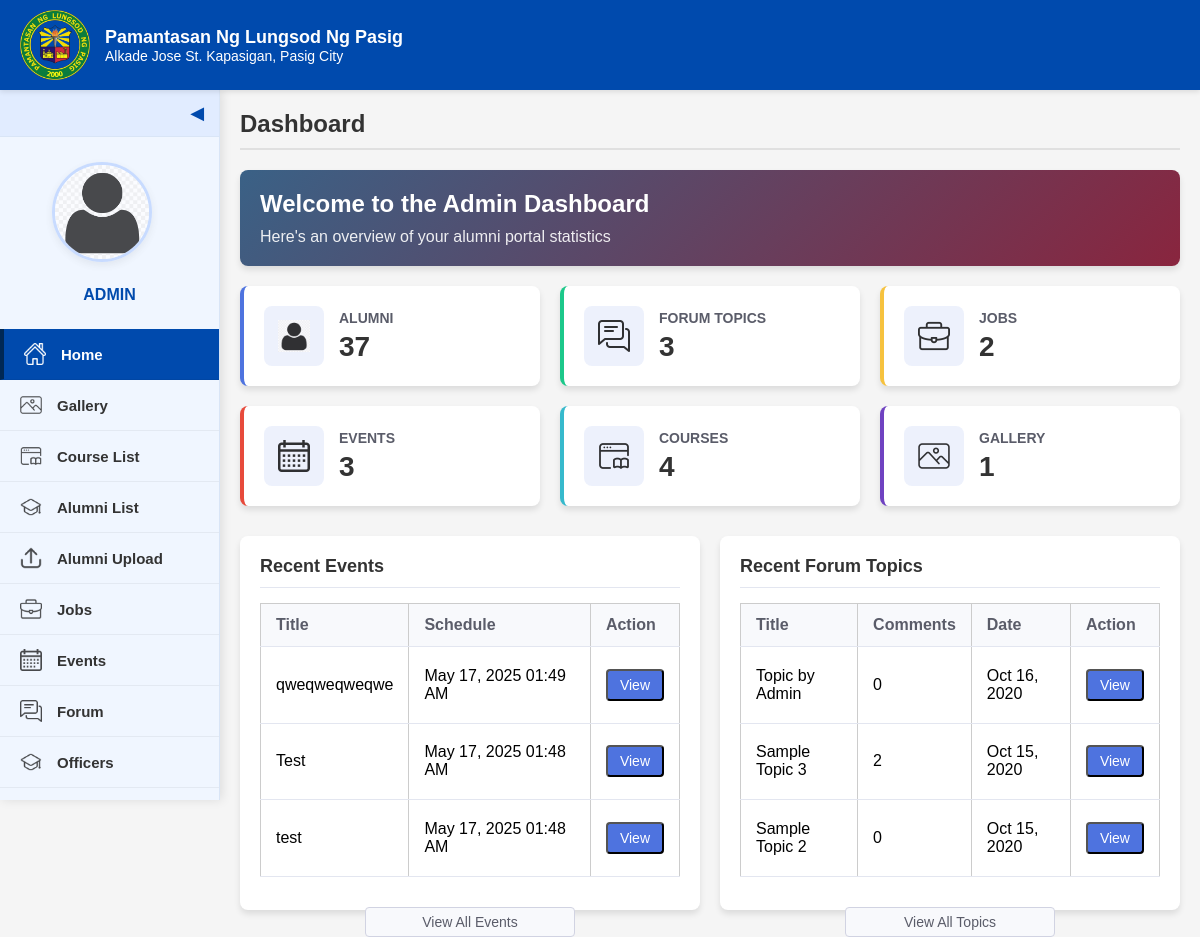
The app's page /admin-home.PHP, older data.
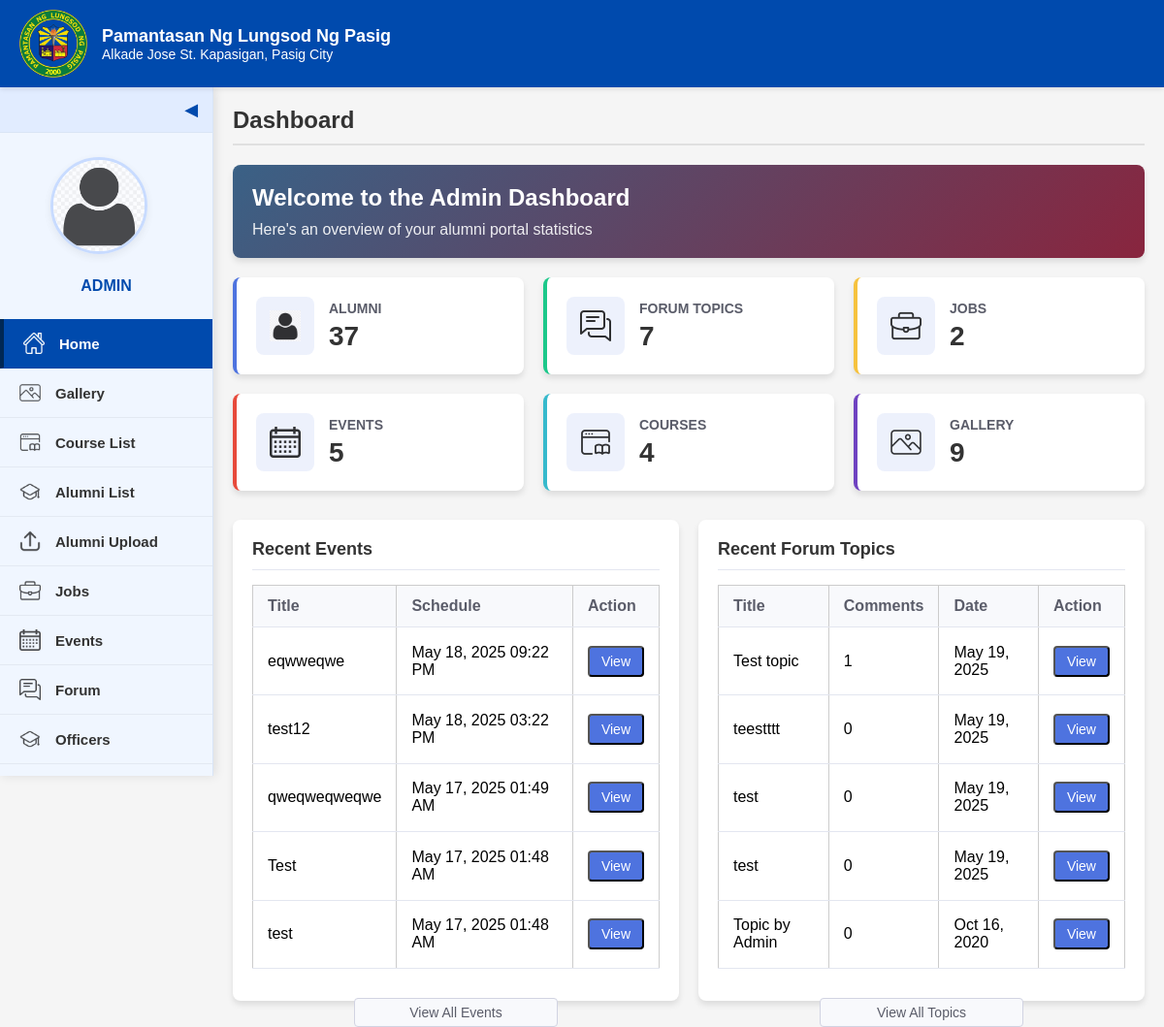
The same page, newer data.
### tables this page shows
CREATE TABLE `events` (
  `id` int(30) NOT NULL,
  `title` varchar(250) NOT NULL,
  `content` text NOT NULL,
  `schedule` datetime NOT NULL,
  `banner` text NOT NULL,
  `date_created` datetime NOT NULL DEFAULT current_timestamp(),
  `gform_link` varchar(200) NOT NULL,
  `archive_date` date DEFAULT NULL
);

CREATE TABLE `forum_topics` (
  `id` int(30) NOT NULL,
  `title` varchar(250) NOT NULL,
  `description` text NOT NULL,
  `user_id` varchar(9) NOT NULL,
  `date_created` datetime NOT NULL DEFAULT current_timestamp()
);

### admin-home.PHP (the view, shortened to what the changed rows need)
<?php
include 'admin/db_connect.php';
$forum_query = "SELECT COUNT(*) as total_topics FROM forum_topics";
$forum_result = $conn->query($forum_query);
$forum_row = $forum_result->fetch_assoc();
$forum_count = $forum_row['total_topics'];
$events_query = "SELECT COUNT(*) as total_events FROM events";
$events_result = $conn->query($events_query);
$events_row = $events_result->fetch_assoc();
$events_count = $events_row['total_events'];
$gallery_query = "SELECT COUNT(*) as total_gallery FROM gallery";
$gallery_result = $conn->query($gallery_query);
$gallery_row = $gallery_result->fetch_assoc();
$gallery_count = $gallery_row['total_gallery'];
$recent_events_query = "SELECT * FROM events ORDER BY schedule DESC LIMIT 5";
$recent_events_result = $conn->query($recent_events_query);
$recent_topics_query = "SELECT ft.*, COUNT(fc.id) as comment_count FROM forum_topics ft
                        LEFT JOIN forum_comments fc ON ft.id = fc.topic_id
                        GROUP BY ft.id
                        ORDER BY ft.date_created DESC LIMIT 5";
$recent_topics_result = $conn->query($recent_topics_query);
?>
<!DOCTYPE html>
<html>
<head>
    <link rel="stylesheet" href="style.css">
    <link rel="stylesheet" href="css/admin-dashboard.css">
    <link rel="stylesheet" href="https://cdnjs.cloudflare.com/ajax/libs/font-awesome/6.0.0/css/all.min.css">
</head>
<body class="dashboard-body">
    <div class="dashboard-container">
        <div class="main-dashboard-content">
            <div class="dashboard-welcome">
                <h2>Welcome to the Admin Dashboard</h2>
            </div>
            <div class="stats-container" style="grid-template-columns: repeat(3, 1fr);">
                <div class="stat-card forum">
                    <div class="stat-info">
                        <h3>Forum Topics</h3>
                        <p class="stat-count"><?php echo $forum_count; ?></p>
                    </div>
                </div>
                <div class="stat-card events">
                    <div class="stat-info">
                        <h3>Events</h3>
                        <p class="stat-count"><?php echo $events_count; ?></p>
                    </div>
                </div>
                <div class="stat-card gallery">
                    <div class="stat-info">
                        <h3>Gallery</h3>
                        <p class="stat-count"><?php echo $gallery_count; ?></p>
                    </div>
                </div>
            </div>
            <div class="dashboard-sections">
                <div class="dashboard-section">
                    <div class="dashboard-content">
                        <?php if($recent_events_result->num_rows > 0): ?>
                            <table class="dashboard-table">
                                <thead>
                                    <tr>
                                        <th>Title</th>
                                        <th>Schedule</th>
                                        <th>Action</th>
                                    </tr>
                                </thead>
                                <tbody>
                                    <?php while($event = $recent_events_result->fetch_assoc()): ?>
                                    <tr>
                                        <td><?php echo htmlspecialchars($event['title']); ?></td>
                                        <td><?php echo date('M d, Y h:i A', strtotime($event['schedule'])); ?></td>
                                        <td><button class="dashboard-btn view-event-btn" data-id="<?php echo $event['id']; ?>">View</button></td>
                                    </tr>
                                    <?php endwhile; ?>
                                </tbody>
                            </table>
                        <?php else: ?>
                            <p class="no-data">No events found</p>
                        <?php endif; ?>
                    </div>
                </div>
                <div class="dashboard-section">
                    <div class="dashboard-content">
                        <?php if($recent_topics_result->num_rows > 0): ?>
                            <table class="dashboard-table">
                                <thead>
                                    <tr>
                                        <th>Title</th>
                                        <th>Comments</th>
                                        <th>Date</th>
                                        <th>Action</th>
                                    </tr>
                                </thead>
                                <tbody>
                                    <?php while($topic = $recent_topics_result->fetch_assoc()): ?>
                                    <tr>
                                        <td><?php echo htmlspecialchars($topic['title']); ?></td>
                                        <td><?php echo $topic['comment_count']; ?></td>
                                        <td><?php echo date('M d, Y', strtotime($topic['date_created'])); ?></td>
                                        <td><button class="dashboard-btn view-forum-btn" data-id="<?php echo $topic['id']; ?>">View</button></td>
                                    </tr>
                                    <?php endwhile; ?>
                                </tbody>
                            </table>
                        <?php else: ?>
                            <p class="no-data">No forum topics found</p>
                        <?php endif; ?>
                    </div>
                </div>
            </div>
        </div>
    </div>
</body>
</html>

Row changes from the older to the newer data that the page shows:
no longer on this page (row unchanged): forum_topics: title "Sample Topic 3", comment_count "2", date_created "Oct 15, 2020"
no longer on this page (row unchanged): forum_topics: title "Sample Topic 2", comment_count "0", date_created "Oct 15, 2020"
added events: title "eqwweqwe", schedule "May 18, 2025 09:22 PM"
added events: title "test12", schedule "May 18, 2025 03:22 PM"
added forum_topics: title "Test topic", comment_count "1", date_created "May 19, 2025"
added forum_topics: title "teestttt", comment_count "0", date_created "May 19, 2025"
added forum_topics: title "test", comment_count "0", date_created "May 19, 2025"
added forum_topics: title "test", comment_count "0", date_created "May 19, 2025"
Text that changed along with them:
$forum_count: "3" → "7"
$events_count: "3" → "5"
$gallery_count: "1" → "9"
